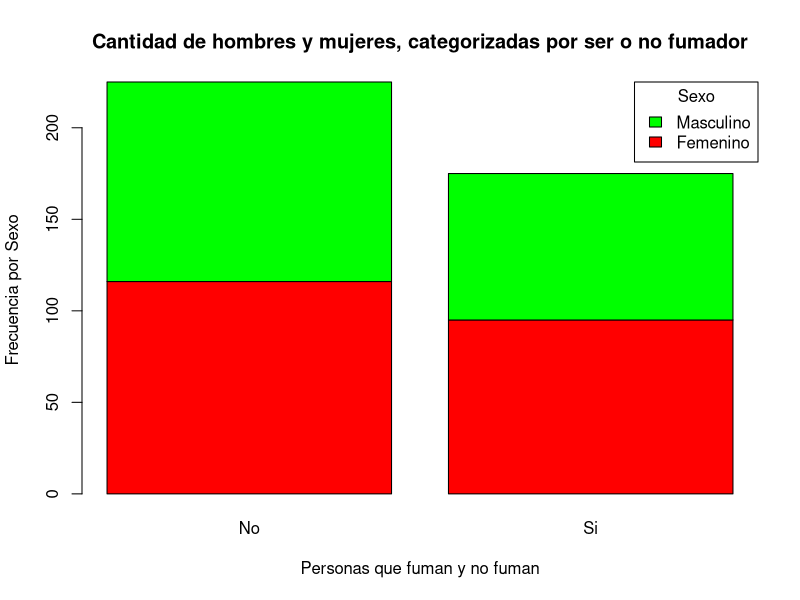
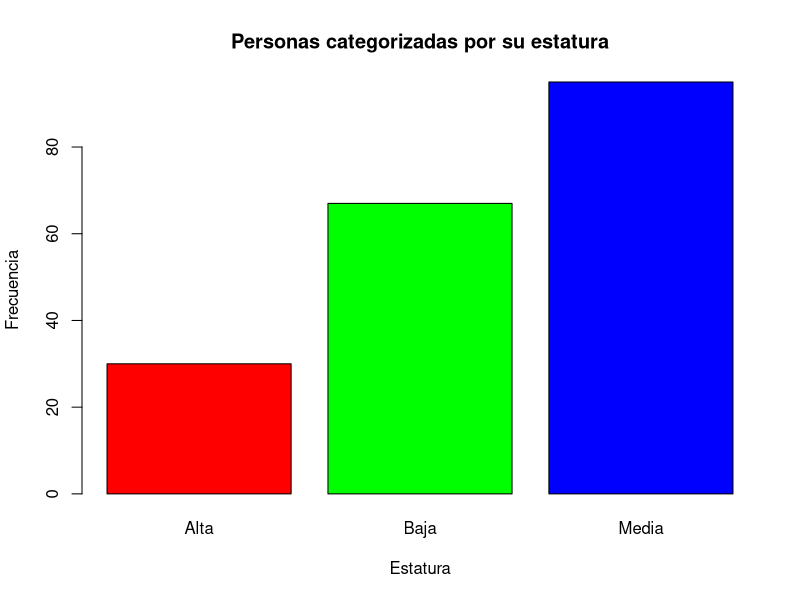
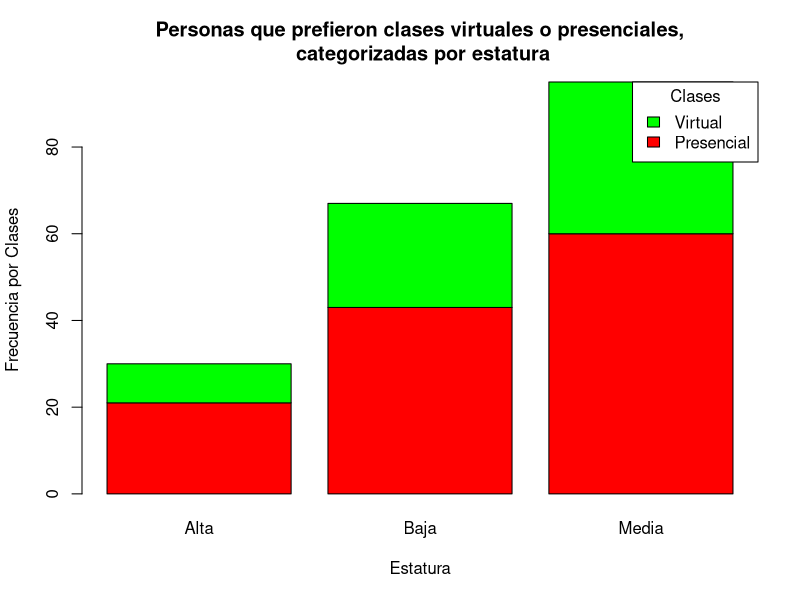
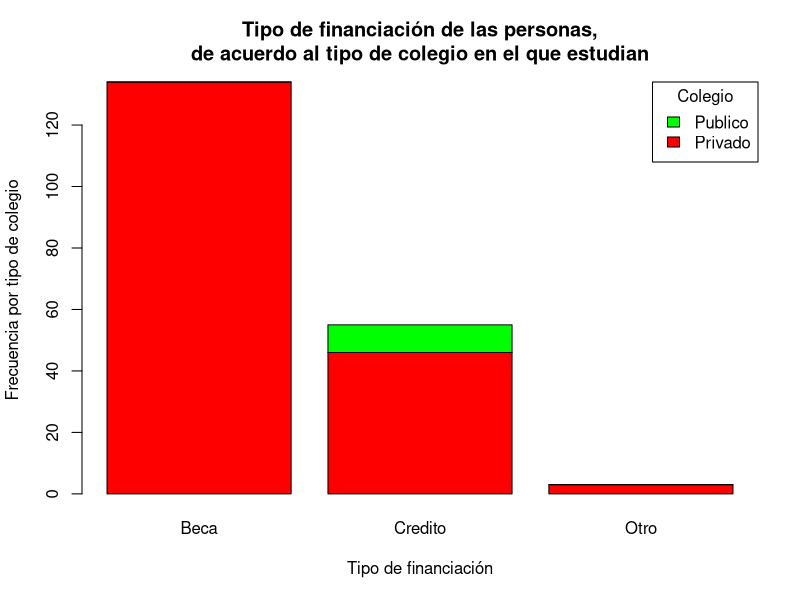
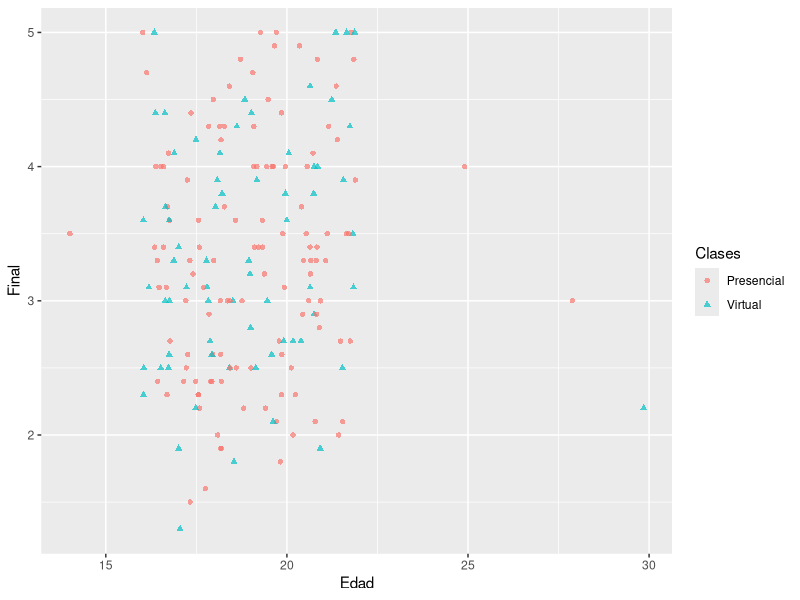

Generate these figures, in order, with R:
## ---- chunk 1
library(dplyr)
library(tidyverse)
## ---- chunk 2
estudiantes <- read.table(file="Estudiantes.data", header=TRUE, sep = "\t")
str(estudiantes)
## ---- chunk 3
names(estudiantes)
## ---- chunk 4
object.size(estudiantes)
nrow(estudiantes)
ncol(estudiantes)
## ---- chunk 5
newdata <- estudiantes[1:10, 2:5]
## ---- chunk 6
newdata[3,2]
## ---- chunk 7
newdata[,2]
## ---- chunk 8
newdata[3,]
## ---- chunk 9
newdata[-5,]
## ---- chunk 10
newdata[,-2]
## ---- chunk 11
newdata[,2:4]
## ---- chunk 12
newdata[,c(2,4)]
## ---- chunk 13
newdata[1:4, 2:4]
## ---- chunk 14
sapply(select(estudiantes, ID, Edad, Sexo), class)
datos <- transform(estudiantes, Edad = as.numeric(Edad))
datos <- transform(estudiantes, Sexo = as.factor(Sexo))
## ---- chunk 15
sexo <- as.factor(estudiantes$Sexo)
tabla1 <- table(sexo)
## ---- chunk 16
fuma <- as.factor(estudiantes$Fuma)
tabla2 <- table(sexo, fuma)
barplot(tabla2,
        main = "Cantidad de hombres y mujeres, categorizadas por ser o no fumador",
        xlab = "Personas que fuman y no fuman",
        ylab = "Frecuencia por Sexo",
        col = rainbow(3),
        legend.text = rownames(tabla2),
        args.legend = list(title = "Sexo", x = "topright"),
        horiz = FALSE)
## ---- chunk 17
MisDatos <- estudiantes[2:193, c(5:15,20,35)]
## ---- chunk 18
head(MisDatos, 6)
## ---- chunk 19
str(MisDatos)
## ---- chunk 20
names(MisDatos)
## ---- chunk 21
object.size(MisDatos)
nrow(MisDatos)
ncol(MisDatos)
## ---- chunk 22
sapply(MisDatos, class)
## ---- chunk 23
barplot(table(as.factor(MisDatos$Estatura)),
        main = "Personas categorizadas por su estatura",
        xlab = "Estatura",
        ylab = "Frecuencia",
        col = rainbow(3),
        horiz = FALSE)
## ---- chunk 24
newdata <- table(as.factor(MisDatos$Clases), as.factor(MisDatos$Estatura))
barplot(newdata,
        main = "Personas que prefieron clases virtuales o presenciales,\n categorizadas por estatura",
        xlab = "Estatura",
        ylab = "Frecuencia por Clases",
        col = rainbow(3),
        legend.text = rownames(newdata),
        args.legend = list(title = "Clases", x = "topright"),
        horiz = FALSE)
## ---- chunk 25
acumulado <- MisDatos$Acumulado
## ---- chunk 26
min(acumulado)
## ---- chunk 27
max(acumulado)
## ---- chunk 28
range(acumulado)
## ---- chunk 29
length(acumulado)
## ---- chunk 30
sum(acumulado)
## ---- chunk 31
mean(acumulado)
## ---- chunk 32
median(acumulado)
## ---- chunk 33
var(acumulado)
## ---- chunk 34
sqrt(var(acumulado))
## ---- chunk 35
sd(acumulado)
## ---- chunk 36
#skewness(acumulado)
## ---- chunk 37
newdata <- table(as.factor(MisDatos$Colegio),as.factor(MisDatos$Financiacion))
barplot(newdata,
        main = "Tipo de financiación de las personas,\nde acuerdo al tipo de colegio en el que estudian",
        xlab = "Tipo de financiación",
        ylab = "Frecuencia por tipo de colegio",
        col = rainbow(3),
        legend.text = rownames(newdata),
        args.legend = list(title = "Colegio", x = "topright"),
        horiz = FALSE)
## ---- chunk 38
ggplot(data = MisDatos, aes(x = Edad, y = Final), main = "Promedio final de los alumnos por edad") + 
  geom_point(alpha = 0.7, aes(color = Clases, shape = Clases))
## ---- chunk 39

